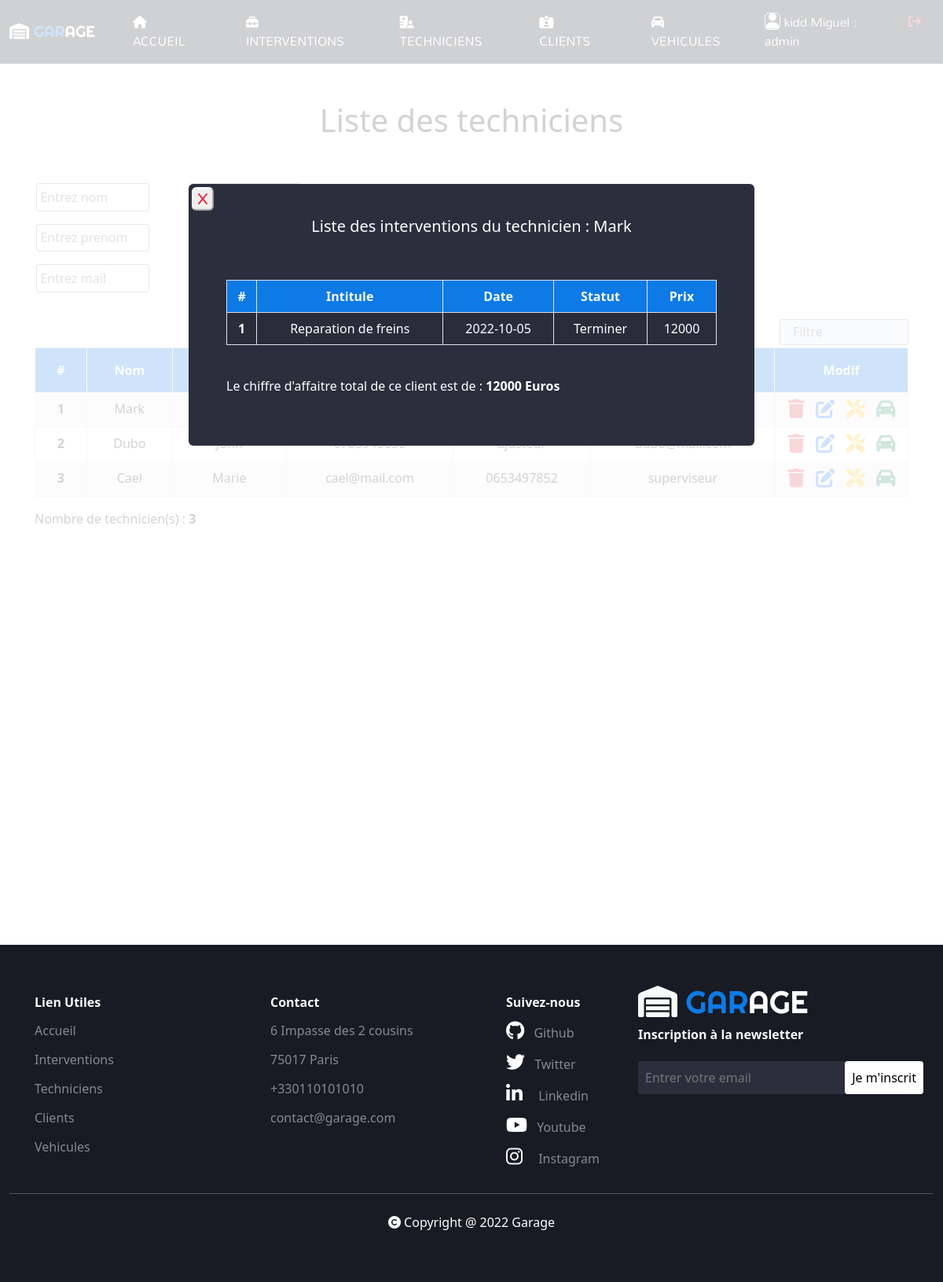
The app's page /index.php?page=Techniciens&action=voirInt&technicien_id=1 (signed in) with its own data.
### tables this page shows
create table technicien(
    technicien_id int(3) not null auto_increment,
    nom varchar (50),
    prenom varchar (50),
    mail varchar (50),
    tel varchar (50),
    qualification varchar (50),
    primary key (technicien_id)
);

create table intervention(
    intervention_id int(3) not null auto_increment,
    intitule varchar (50),
    statut varchar (50),
    prix float,
    dateinter date,
    technicien_id int(3) not null,
    client_id int(3) not null,
    primary key (intervention_id),
    foreign key (technicien_id ) references technicien (technicien_id),
    foreign key (client_id) references client (client_id)
);

### controler/config_database.php (called while the page is built)
<?php
$server = "localhost";
$database = "garage";
$user = "root";
$password = "";

### src/model.class.php (called while the page is built, shortened)
<?php
class Modele
{
    private $unPDO;
    public function __construct($server, $database, $user, $password)
    {
        $this->unPDO = null;
        try {
            $url = "mysql:host=" . $server . ";dbname=" . $database;
            $this->unPDO = new PDO($url, $user, $password);
        } catch (PDOException $exp) {
            echo "<br>Erreur de connexion à la base de données";
            echo $exp->getMessage;
        }
    }
    public function selectAllTechniciens()
    {
        if ($this->unPDO != null) {
            $request = "select * from technicien";
            $select = $this->unPDO->prepare($request);
            $select->execute();
            $techniciens = $select->fetchAll();
            return $techniciens;
        } else {
            return null;
        }
    }
    public function selectWhereTechniciens($technicien_id)
    {
        if ($this->unPDO != null) {
            $request = "select * from technicien where technicien_id = :technicien_id";
            $donnees = array(":technicien_id" => $technicien_id );
            $select = $this->unPDO->prepare($request);
            $select->execute($donnees);
            $technicien = $select->fetch();
            return $technicien;
        }
    }
    public function selectInterventionTechniciens($technicien_id)
    {
        if ($this->unPDO != null) {
            $request = "select * from intervention where technicien_id =:technicien_id";
            $donnees = array(":technicien_id" => $technicien_id );
            $select = $this->unPDO->prepare($request);
            $select->execute($donnees);
            $interventions = $select->fetchAll();
            return $interventions;
        } else {
            return null;
        }
    }
     public function countTable($table)
     {
         if ($this->unPDO != null) {
             $request = "select count(*) as nb from ".$table;
             $select = $this->unPDO->prepare($request);
             $select->execute();
             $unUser= $select ->fetch();
             return $unUser;
         }else{
            return null;
         }
     }
}

### controler/controleur.class.php (called while the page is built, shortened)
<?php
require_once("src/model.class.php");
class Controleur
{
    private $unModele;
    public function __construct($server, $database, $user, $password)
    {
        $this->unModele = new modele($server, $database, $user, $password);
    }
    public function selectAllTechniciens()
    {
        $techniciens = $this->unModele->selectAllTechniciens();
        return $techniciens;
    }
    public function selectWhereTechniciens($technicien_id){
        return $this->unModele->selectWhereTechniciens($technicien_id);
    }
    public function selectInterventionTechniciens($technicien_id){
        $interventions = $this->unModele->selectInterventionTechniciens($technicien_id);
        return $interventions;
    }
    public function countTable
    ($table){
        return $this->unModele->countTable($table);
    }
}

### templates/vue_technicien.php (the view, shortened to what this page needs)
<?php
if (!isset($_SESSION['email'])) {
    echo '
<section class="intervention_temp">
<div class="container marketing">
<hr class="featurette-divider">
<div class="row featurette">
  <div class="col-md-7 order-md-2">
    <h2 class="featurette-heading fw-normal lh-1">Votre voiture est entre <span class="text-muted">de bonnes mains</span></h2>
    <p class="lead">À mesure que l\'automobile incorpore de plus en plus d\'électronique, son entretien et sa réparation se complexifient. Le secteur de la réparation automobile emploie désormais un personnel de mieux en mieux formé que vous bénéficerais chez nous.</p>
    <div class="row ">
    <div class="col-3">
    <img src="https://images.unsplash.com/photo-1540476547779-348beb642680?ixlib=rb-4.0.3&ixid=MnwxMjA3fDB8MHxzZWFyY2h8NXx8dGVjaG5pY2lhbnxlbnwwfHwwfHw%3D&auto=format&fit=crop&w=500&q=60" alt="" class="rounded-1 bd-placeholder-img bd-placeholder-img-lg  img-fluid mx-auto" width="100%">
    </div>
    <div class="col-3">
    <img src="https://images.unsplash.com/photo-1610742805112-20134ceb40e8?ixlib=rb-4.0.3&ixid=MnwxMjA3fDB8MHxzZWFyY2h8Mjd8fHRlY2huaWNpYW58ZW58MHx8MHx8&auto=format&fit=crop&w=500&q=60" class="rounded-1 bd-placeholder-img bd-placeholder-img-lg  img-fluid mx-auto" alt="" width="100%">
    </div>
    <div class="col-3">
    <img src="https://plus.unsplash.com/premium_photo-1661344430934-f41f823a4512?ixlib=rb-4.0.3&ixid=MnwxMjA3fDB8MHxzZWFyY2h8NjZ8fHRlY2huaWNpYW58ZW58MHx8MHx8&auto=format&fit=crop&w=500&q=60" class="rounded-1 bd-placeholder-img bd-placeholder-img-lg  img-fluid mx-auto" alt="" width="100%">
    </div>
    </div>
    <div class="pt-5">
    <button class="text-white"><a href="index.php?page=Connexion" class="text-decoration-none text-white">Découvrez</a></button>
    </div>
    </div>
  <div class="col-md-5 order-md-1">
  <img src="https://images.unsplash.com/photo-1621905253185-95614217f357?ixlib=rb-4.0.3&ixid=MnwxMjA3fDB8MHxzZWFyY2h8MTh8fHRlY2huaWNpYW58ZW58MHx8MHx8&auto=format&fit=crop&w=500&q=60" alt="" class="rounded-1 bd-placeholder-img bd-placeholder-img-lg  img-fluid mx-auto"  width="80%" height="80%">
  </div>
</div>
<hr class="featurette-divider">
';
} else {
    echo '<section class="section_table">';
    echo '
        <div class="container-fluid ">
            <table class="table  me-5 table-striped table-bordered">
                <thead>
                    <tr class="text-center text-light tr_top">
                        <th scope="col" >#</th>
                        <th scope="col">Nom</th>
                        <th scope="col">Prenom</th>
                        <th scope="col">Mail</th>
                        <th scope="col">Télephone</th>
                        <th scope="col">Qualification</th> ';
    if (isset($_SESSION["role"]) && $_SESSION["role"] == "admin") {
        echo '     <th scope="col">Modif</th>';
    }
    echo '   </tr>
                        </thead>
                        <tbody>';
    foreach ($techniciens as $technicien) {
        echo "<tr class='text-center'>";
        echo "<th class=''>" . $technicien['technicien_id'] . "</th>";
        echo "<td>" . $technicien['nom'] . "</td>";
        echo "<td>" . $technicien['prenom'] . "</td>";
        echo "<td>" . $technicien['mail'] . "</td>";
        echo "<td>" . $technicien['tel'] . "</td>";
        echo "<td>" . $technicien['qualification'] . "</td>";
        if (isset($_SESSION["role"]) && $_SESSION["role"] == "admin") {
            echo "<td class='d-flex'>
                                <a class='  flex-fill ' href='index.php?page=Techniciens&action=suppression&technicien_id=" . $technicien['technicien_id'] . "'><i class='fa-solid fa-trash fs-4 text-danger'></i></a>
                                <a class='flex-fill' href='index.php?page=Techniciens&action=edition&technicien_id=" . $technicien['technicien_id'] . "'><i class='fa-solid fa-pen-to-square fs-4 text-primary'></i></a>
                                <a class='flex-fill' href='index.php?page=Techniciens&action=voirInt&technicien_id=" . $technicien['technicien_id'] . "'><i class='fa-solid fa-screwdriver-wrench btn_view fs-4 text-warning'></i></a>
                                <a class='flex-fill' href='index.php?page=Techniciens&action=voirVeh&technicien_id=" . $technicien['technicien_id'] . "'><i class='fa-solid fa-car btn_view fs-4 text-success'></i></a>
                                </td>";
            echo "</tr>";
        }
    }
    echo "
    </tbody>
</table>
<p>Nombre de technicien(s) : <strong>".$unControleur->countTable("intervention")["nb"]."</strong></p>
";
}
?>
</div>
</section>

### templates/vue_intervention_technicien.php
<?php
    echo '
<div class="sectionID  " id="">
    <div class="bloc-vue position-relative rounded-2" id="bloc_view">
    <button class="rounded-2 border-light m-1" id="exitBtn"> <i class="fa-solid fa-x text-danger"></i>
    </button>
    <h5 class="text-white text-center pt-1">Liste des interventions du technicien : '.$technicien['nom'].'</h5>
        <div class=" container-fluid p-5">
        <table class="table  me-5 table-striped table-bordered ">
        <thead>
            <tr class="text-center text-light tr_top">
                <th scope="col" style = "border-radius : 0.2rem 0 0 0 ">#</th>
                <th scope="col">Intitule</th>
                <th scope="col">Date</th>
                <th scope="col">Statut</th>
                <th scope="col" style = "border-radius :0 0.2rem 0 0rem ">Prix</th>
                </tr>
            </thead>
            <tbody>';
    $ca = 0;
    foreach ($interventions as $intervention) {
        echo "<tr class='text-center'>";
        echo "<th  class='text-white'>" . $intervention['intervention_id'] . "</th>";
        echo "<td  class='text-white'>" . $intervention['intitule'] . "</td>";
        echo "<td  class='text-white'>" . $intervention['dateinter'] . "</td>";
        echo "<td  class='text-white'>" . $intervention['statut'] . "</td>";
        echo "<td  class='text-white'>" . $intervention['prix'] . "</td>";
        $ca = $ca + $intervention['prix'];
    }
    echo '
            </tbody>
        </table>
        <br> <p  class="text-white"> Le chiffre d\'affaitre total de ce client est de :
            <strong>' . $ca . ' Euros</strong>    </p>
';
?>
</div>
</div>
        </div>

### css/style.css (style rules this page uses)
body .section_table { margin: 0rem 2rem 0rem 2rem; height: 95vh; }
body .section_table .tr_top { background-color: #0E7AE6; }
body .section_table .tr_top > th { padding: 1rem; }
body .sectionID { display: flex; background-color: rgba(255, 255, 255, 0.8); top: 0; left: 0; right: 0; position: absolute; height: 100vh; width: 100%; justify-content: center; align-items: center; }
body .sectionID .bloc-vue { width: 60%; background-color: #2b2f3d; }
body .sectionID .bloc-vue .tr_top { border-radius: 0.2rem 0.2rem 0 0; background-color: #0E7AE6; }

### records on screen
technicien: nom "Mark", technicien_id "1"
intervention: intervention_id "1", intitule "Reparation de freins", dateinter "2022-10-05", statut "Terminer", prix "12000"
technicien: technicien_id "2", nom "Dubo"
technicien: technicien_id "3", nom "Cael", prenom "Marie", mail "cael@mail.com", tel "0653497852", qualification "superviseur"

### other values on screen
$_SESSION['nom'] "kidd"
$_SESSION['prenom'] "Miguel"
$_SESSION['role'] "admin"
$ca "12000"
$unControleur->countTable("intervention")["nb"] "3"
